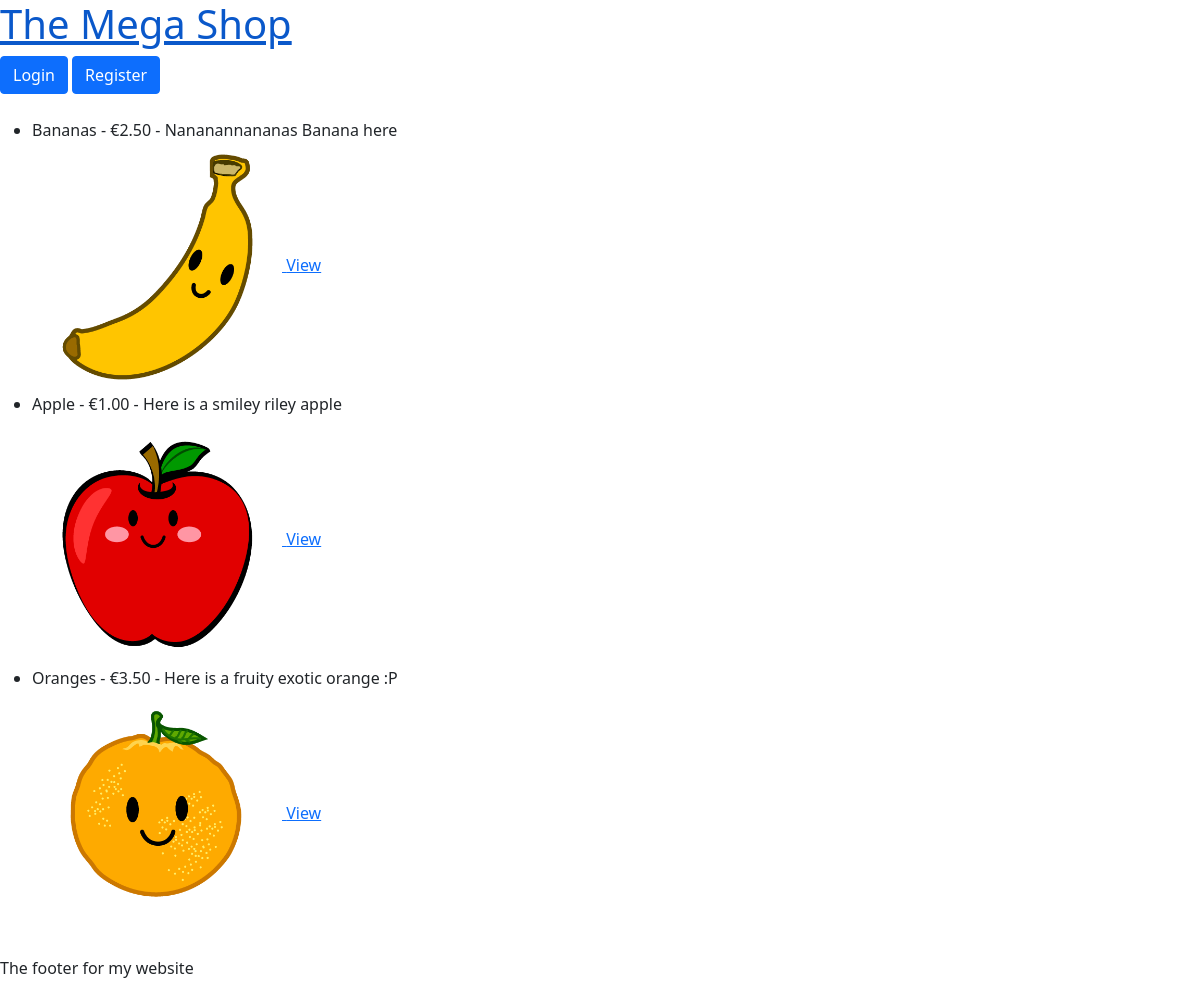
Screenshot of /products/ with the database file from the repository.
### mikeshop/models.py (models this page shows)
class Product(models.Model):
    id = models.AutoField(primary_key=True)
    name = models.CharField(max_length=200, null=False)
    description = models.TextField(null = False)
    price = models.DecimalField(max_digits=6, decimal_places=2, default=0.0)
    product_image = models.FileField(upload_to='products')

### mikeshop/views.py (the view)
# urls.py: path('products/',views.products,name='products'),
def products(request):
    products = Product.objects.all()
    return render(request, 'all_products.html', {'products':products})

### mikeshop/templates/all_products.html (shortened to what this page needs)
{% extends 'base.html' %}
{%block content%}
<ul>
    {% for p in products  %}
    <br>
        <li>{{ p.name }} - €{{p.price}} - {{p.description}}</li>
         <a href="/products/{{p.id}}">
             <img src="{{p.product_image.url}}" width="250" height="250">
             <a href="/products/{{p.id}}/">View</a>
        </a>
    {% endfor %}
</ul>
{%endblock%}

### mikeshop/templates/base.html (shortened to what this page needs)
<!DOCTYPE html>
<html lang="en">
<head>
    <link href="https://cdn.jsdelivr.net/npm/bootstrap@5.1.3/dist/css/bootstrap.min.css" rel="stylesheet">
</head>
<body>
    <header>
        <nav>
            <h1><a href="{% url 'index' %}">The Mega Shop</a></h1>
            {% if user.is_authenticated %}
            <a class="nav-link" href="#">Welcome, {{user.username}}</a>
            <a href="{% url 'logout' %}" class="btn btn-primary">Logout</a>
            {% else %}
            <a href="{% url 'login' %}" class="btn btn-primary">Login</a>
            <a href="{% url 'register' %}" class="btn btn-primary">Register</a>
            {% endif %}
        </nav>
    </header>
    <main>
        {% block content %}{% endblock %}
    </main>
    <footer>
        <p>The footer for my website</p>
    </footer>
</body>
</html>

### rows the page displays
Product: name "Bananas", price "2.50", description "Nananannananas Banana here", product_image (picture)
Product: name "Apple", price "1.00", description "Here is a smiley riley apple", product_image (picture)
Product: name "Oranges", price "3.50", description "Here is a fruity exotic orange :P", product_image (picture)
